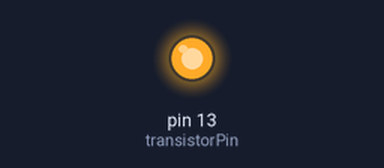
Bench run of a sketch on a simulated Arduino Uno, built with avr-gcc and run on an emulated ATmega328P. Shown: output pins drawn as LEDs (lit = HIGH).

Above: at 2.5 s.
At 7.5 s:
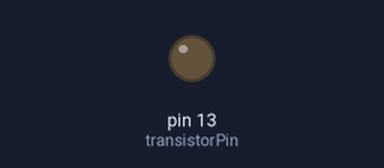
Timing chart, 0 to 13.0 s (numbered marks = the images above):
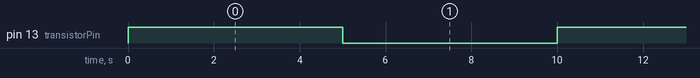

Measured:
- by itself, pin 13 (transistorPin): alternates HIGH for 5.0 s and LOW for 5.0 s

The sketch:

transistorTest.ino
```cpp
#define transistorPin 13


void setup() {
  // put your setup code here, to run once:
    pinMode(transistorPin, OUTPUT);
}

void loop() {
  // put your main code here, to run repeatedly:
  digitalWrite(transistorPin, HIGH);
  delay(5000);
  digitalWrite(transistorPin, LOW);
  delay(5000);
}
```
